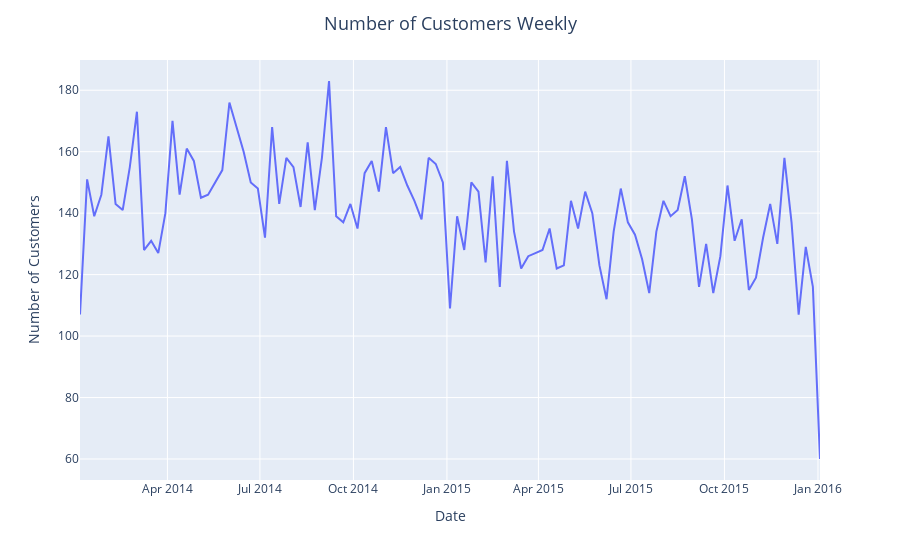

The notebook cell saved with this chart:
### Markdown cell above
# Number of Customers Weekly

### Code cell
Unique_customer_weekly = data.resample('w', on='Date').memberID.nunique()
fig = px.line(Unique_customer_weekly, x=Unique_customer_weekly.index, y=Unique_customer_weekly,
              labels={'y': 'Number of Customers'})
fig.update_layout(title_text='Number of Customers Weekly',
                  title_x=0.5, title_font=dict(size=18))
fig.show()
